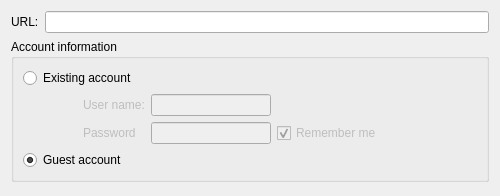
<?xml version="1.0" encoding="UTF-8"?>
<ui version="4.0">
 <class>RemoteServiceSupportUI</class>
 <widget class="QWidget" name="RemoteServiceSupportUI">
  <property name="geometry">
   <rect>
    <x>0</x>
    <y>0</y>
    <width>500</width>
    <height>196</height>
   </rect>
  </property>
  <property name="windowTitle">
   <string>Form</string>
  </property>
  <layout class="QGridLayout" name="gridLayout_3">
   <item row="0" column="0">
    <widget class="QLabel" name="label">
     <property name="text">
      <string>URL:</string>
     </property>
    </widget>
   </item>
   <item row="0" column="1">
    <widget class="QLineEdit" name="urlLineEdit"/>
   </item>
   <item row="1" column="0" colspan="2">
    <widget class="QGroupBox" name="groupBox">
     <property name="title">
      <string>Account information</string>
     </property>
     <layout class="QGridLayout" name="gridLayout_2">
      <item row="0" column="0" colspan="2">
       <widget class="QRadioButton" name="existingRB">
        <property name="text">
         <string>Existing account</string>
        </property>
       </widget>
      </item>
      <item row="1" column="0">
       <spacer name="horizontalSpacer">
        <property name="orientation">
         <enum>Qt::Horizontal</enum>
        </property>
        <property name="sizeType">
         <enum>QSizePolicy::Preferred</enum>
        </property>
        <property name="sizeHint" stdset="0">
         <size>
          <width>45</width>
          <height>45</height>
         </size>
        </property>
       </spacer>
      </item>
      <item row="1" column="1" colspan="2">
       <layout class="QGridLayout" name="gridLayout">
        <item row="0" column="0">
         <widget class="QLabel" name="userNameLabel">
          <property name="enabled">
           <bool>false</bool>
          </property>
          <property name="text">
           <string>User name:</string>
          </property>
         </widget>
        </item>
        <item row="0" column="1">
         <widget class="QLineEdit" name="userNameEdit">
          <property name="enabled">
           <bool>false</bool>
          </property>
          <property name="minimumSize">
           <size>
            <width>120</width>
            <height>0</height>
           </size>
          </property>
         </widget>
        </item>
        <item row="1" column="0">
         <widget class="QLabel" name="passwordLabel">
          <property name="enabled">
           <bool>false</bool>
          </property>
          <property name="text">
           <string>Password</string>
          </property>
         </widget>
        </item>
        <item row="1" column="1">
         <widget class="QLineEdit" name="passwdEdit">
          <property name="enabled">
           <bool>false</bool>
          </property>
          <property name="minimumSize">
           <size>
            <width>120</width>
            <height>0</height>
           </size>
          </property>
          <property name="echoMode">
           <enum>QLineEdit::Password</enum>
          </property>
         </widget>
        </item>
        <item row="1" column="2">
         <widget class="QCheckBox" name="rememberEdit">
          <property name="enabled">
           <bool>false</bool>
          </property>
          <property name="text">
           <string>Remember me</string>
          </property>
          <property name="checked">
           <bool>true</bool>
          </property>
         </widget>
        </item>
       </layout>
      </item>
      <item row="1" column="3">
       <spacer name="horizontalSpacer_2">
        <property name="orientation">
         <enum>Qt::Horizontal</enum>
        </property>
        <property name="sizeHint" stdset="0">
         <size>
          <width>106</width>
          <height>45</height>
         </size>
        </property>
       </spacer>
      </item>
      <item row="2" column="2">
       <spacer name="verticalSpacer_2">
        <property name="orientation">
         <enum>Qt::Vertical</enum>
        </property>
        <property name="sizeType">
         <enum>QSizePolicy::Preferred</enum>
        </property>
        <property name="sizeHint" stdset="0">
         <size>
          <width>140</width>
          <height>2</height>
         </size>
        </property>
       </spacer>
      </item>
      <item row="3" column="0" colspan="2">
       <widget class="QRadioButton" name="guestRB">
        <property name="text">
         <string>Guest account</string>
        </property>
        <property name="checked">
         <bool>true</bool>
        </property>
       </widget>
      </item>
     </layout>
    </widget>
   </item>
   <item row="2" column="1">
    <spacer name="verticalSpacer_3">
     <property name="orientation">
      <enum>Qt::Vertical</enum>
     </property>
     <property name="sizeHint" stdset="0">
      <size>
       <width>20</width>
       <height>10</height>
      </size>
     </property>
    </spacer>
   </item>
  </layout>
 </widget>
 <resources/>
 <connections>
  <connection>
   <sender>existingRB</sender>
   <signal>toggled(bool)</signal>
   <receiver>userNameEdit</receiver>
   <slot>setEnabled(bool)</slot>
   <hints>
    <hint type="sourcelabel">
     <x>117</x>
     <y>66</y>
    </hint>
    <hint type="destinationlabel">
     <x>201</x>
     <y>91</y>
    </hint>
   </hints>
  </connection>
  <connection>
   <sender>existingRB</sender>
   <signal>toggled(bool)</signal>
   <receiver>passwdEdit</receiver>
   <slot>setEnabled(bool)</slot>
   <hints>
    <hint type="sourcelabel">
     <x>117</x>
     <y>66</y>
    </hint>
    <hint type="destinationlabel">
     <x>201</x>
     <y>117</y>
    </hint>
   </hints>
  </connection>
  <connection>
   <sender>existingRB</sender>
   <signal>toggled(bool)</signal>
   <receiver>passwordLabel</receiver>
   <slot>setEnabled(bool)</slot>
   <hints>
    <hint type="sourcelabel">
     <x>117</x>
     <y>66</y>
    </hint>
    <hint type="destinationlabel">
     <x>101</x>
     <y>117</y>
    </hint>
   </hints>
  </connection>
  <connection>
   <sender>existingRB</sender>
   <signal>toggled(bool)</signal>
   <receiver>userNameLabel</receiver>
   <slot>setEnabled(bool)</slot>
   <hints>
    <hint type="sourcelabel">
     <x>117</x>
     <y>66</y>
    </hint>
    <hint type="destinationlabel">
     <x>101</x>
     <y>91</y>
    </hint>
   </hints>
  </connection>
  <connection>
   <sender>existingRB</sender>
   <signal>toggled(bool)</signal>
   <receiver>rememberEdit</receiver>
   <slot>setEnabled(bool)</slot>
   <hints>
    <hint type="sourcelabel">
     <x>117</x>
     <y>66</y>
    </hint>
    <hint type="destinationlabel">
     <x>319</x>
     <y>117</y>
    </hint>
   </hints>
  </connection>
 </connections>
</ui>
